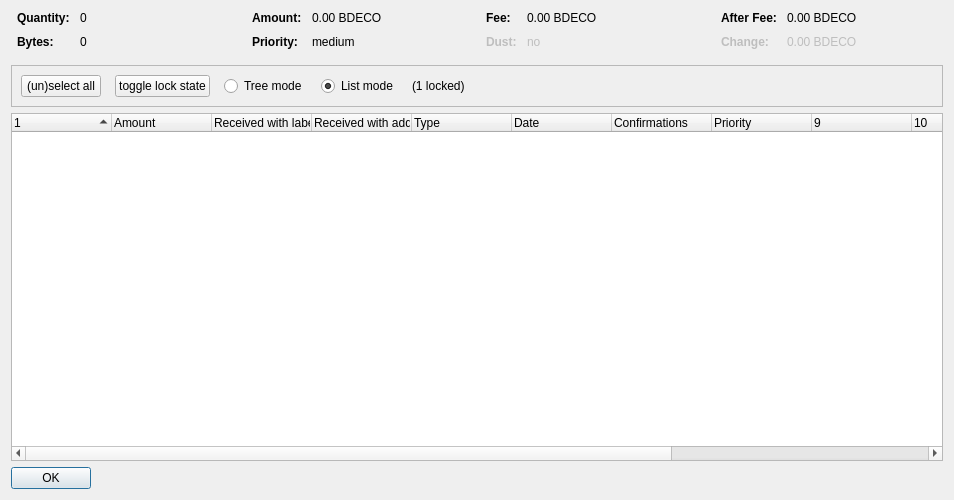
<?xml version="1.0" encoding="UTF-8"?>
<ui version="4.0">
 <class>CoinControlDialog</class>
 <widget class="QDialog" name="CoinControlDialog">
  <property name="geometry">
   <rect>
    <x>0</x>
    <y>0</y>
    <width>954</width>
    <height>500</height>
   </rect>
  </property>
  <property name="windowTitle">
   <string>Coin Selection</string>
  </property>
  <layout class="QVBoxLayout" name="verticalLayout">
   <item>
    <layout class="QHBoxLayout" name="horizontalLayoutTop" stretch="0,0,0,0">
     <property name="topMargin">
      <number>0</number>
     </property>
     <property name="bottomMargin">
      <number>10</number>
     </property>
     <item>
      <layout class="QFormLayout" name="formLayoutCoinControl1">
       <property name="horizontalSpacing">
        <number>10</number>
       </property>
       <property name="verticalSpacing">
        <number>10</number>
       </property>
       <property name="leftMargin">
        <number>6</number>
       </property>
       <property name="rightMargin">
        <number>6</number>
       </property>
       <item row="0" column="0">
        <widget class="QLabel" name="labelCoinControlQuantityText">
         <property name="font">
          <font>
           <weight>75</weight>
           <bold>true</bold>
          </font>
         </property>
         <property name="text">
          <string>Quantity:</string>
         </property>
        </widget>
       </item>
       <item row="0" column="1">
        <widget class="QLabel" name="labelCoinControlQuantity">
         <property name="cursor">
          <cursorShape>IBeamCursor</cursorShape>
         </property>
         <property name="contextMenuPolicy">
          <enum>Qt::ActionsContextMenu</enum>
         </property>
         <property name="text">
          <string notr="true">0</string>
         </property>
         <property name="textInteractionFlags">
          <set>Qt::LinksAccessibleByMouse|Qt::TextSelectableByKeyboard|Qt::TextSelectableByMouse</set>
         </property>
        </widget>
       </item>
       <item row="1" column="0">
        <widget class="QLabel" name="labelCoinControlBytesText">
         <property name="font">
          <font>
           <weight>75</weight>
           <bold>true</bold>
          </font>
         </property>
         <property name="text">
          <string>Bytes:</string>
         </property>
        </widget>
       </item>
       <item row="1" column="1">
        <widget class="QLabel" name="labelCoinControlBytes">
         <property name="cursor">
          <cursorShape>IBeamCursor</cursorShape>
         </property>
         <property name="contextMenuPolicy">
          <enum>Qt::ActionsContextMenu</enum>
         </property>
         <property name="text">
          <string notr="true">0</string>
         </property>
         <property name="textInteractionFlags">
          <set>Qt::LinksAccessibleByMouse|Qt::TextSelectableByKeyboard|Qt::TextSelectableByMouse</set>
         </property>
        </widget>
       </item>
      </layout>
     </item>
     <item>
      <layout class="QFormLayout" name="formLayoutCoinControl2">
       <property name="horizontalSpacing">
        <number>10</number>
       </property>
       <property name="verticalSpacing">
        <number>10</number>
       </property>
       <property name="leftMargin">
        <number>6</number>
       </property>
       <property name="rightMargin">
        <number>6</number>
       </property>
       <item row="0" column="0">
        <widget class="QLabel" name="labelCoinControlAmountText">
         <property name="font">
          <font>
           <weight>75</weight>
           <bold>true</bold>
          </font>
         </property>
         <property name="text">
          <string>Amount:</string>
         </property>
        </widget>
       </item>
       <item row="0" column="1">
        <widget class="QLabel" name="labelCoinControlAmount">
         <property name="cursor">
          <cursorShape>IBeamCursor</cursorShape>
         </property>
         <property name="contextMenuPolicy">
          <enum>Qt::ActionsContextMenu</enum>
         </property>
         <property name="text">
          <string notr="true">0.00 BDECO</string>
         </property>
         <property name="textInteractionFlags">
          <set>Qt::LinksAccessibleByMouse|Qt::TextSelectableByKeyboard|Qt::TextSelectableByMouse</set>
         </property>
        </widget>
       </item>
       <item row="1" column="0">
        <widget class="QLabel" name="labelCoinControlPriorityText">
         <property name="font">
          <font>
           <weight>75</weight>
           <bold>true</bold>
          </font>
         </property>
         <property name="text">
          <string>Priority:</string>
         </property>
        </widget>
       </item>
       <item row="1" column="1">
        <widget class="QLabel" name="labelCoinControlPriority">
         <property name="cursor">
          <cursorShape>IBeamCursor</cursorShape>
         </property>
         <property name="contextMenuPolicy">
          <enum>Qt::ActionsContextMenu</enum>
         </property>
         <property name="text">
          <string>medium</string>
         </property>
         <property name="textInteractionFlags">
          <set>Qt::LinksAccessibleByMouse|Qt::TextSelectableByKeyboard|Qt::TextSelectableByMouse</set>
         </property>
        </widget>
       </item>
      </layout>
     </item>
     <item>
      <layout class="QFormLayout" name="formLayoutCoinControl3">
       <property name="horizontalSpacing">
        <number>10</number>
       </property>
       <property name="verticalSpacing">
        <number>10</number>
       </property>
       <property name="leftMargin">
        <number>6</number>
       </property>
       <property name="rightMargin">
        <number>6</number>
       </property>
       <item row="0" column="0">
        <widget class="QLabel" name="labelCoinControlFeeText">
         <property name="font">
          <font>
           <weight>75</weight>
           <bold>true</bold>
          </font>
         </property>
         <property name="text">
          <string>Fee:</string>
         </property>
        </widget>
       </item>
       <item row="0" column="1">
        <widget class="QLabel" name="labelCoinControlFee">
         <property name="cursor">
          <cursorShape>IBeamCursor</cursorShape>
         </property>
         <property name="contextMenuPolicy">
          <enum>Qt::ActionsContextMenu</enum>
         </property>
         <property name="text">
          <string notr="true">0.00 BDECO</string>
         </property>
         <property name="textInteractionFlags">
          <set>Qt::LinksAccessibleByMouse|Qt::TextSelectableByKeyboard|Qt::TextSelectableByMouse</set>
         </property>
        </widget>
       </item>
       <item row="1" column="0">
        <widget class="QLabel" name="labelCoinControlLowOutputText">
         <property name="enabled">
          <bool>false</bool>
         </property>
         <property name="font">
          <font>
           <weight>75</weight>
           <bold>true</bold>
          </font>
         </property>
         <property name="text">
          <string>Dust:</string>
         </property>
        </widget>
       </item>
       <item row="1" column="1">
        <widget class="QLabel" name="labelCoinControlLowOutput">
         <property name="enabled">
          <bool>false</bool>
         </property>
         <property name="cursor">
          <cursorShape>IBeamCursor</cursorShape>
         </property>
         <property name="contextMenuPolicy">
          <enum>Qt::ActionsContextMenu</enum>
         </property>
         <property name="text">
          <string>no</string>
         </property>
         <property name="textInteractionFlags">
          <set>Qt::LinksAccessibleByMouse|Qt::TextSelectableByKeyboard|Qt::TextSelectableByMouse</set>
         </property>
        </widget>
       </item>
      </layout>
     </item>
     <item>
      <layout class="QFormLayout" name="formLayoutCoinControl4">
       <property name="horizontalSpacing">
        <number>10</number>
       </property>
       <property name="verticalSpacing">
        <number>10</number>
       </property>
       <property name="leftMargin">
        <number>6</number>
       </property>
       <property name="rightMargin">
        <number>6</number>
       </property>
       <item row="0" column="0">
        <widget class="QLabel" name="labelCoinControlAfterFeeText">
         <property name="font">
          <font>
           <weight>75</weight>
           <bold>true</bold>
          </font>
         </property>
         <property name="text">
          <string>After Fee:</string>
         </property>
        </widget>
       </item>
       <item row="0" column="1">
        <widget class="QLabel" name="labelCoinControlAfterFee">
         <property name="cursor">
          <cursorShape>IBeamCursor</cursorShape>
         </property>
         <property name="contextMenuPolicy">
          <enum>Qt::ActionsContextMenu</enum>
         </property>
         <property name="text">
          <string notr="true">0.00 BDECO</string>
         </property>
         <property name="textInteractionFlags">
          <set>Qt::LinksAccessibleByMouse|Qt::TextSelectableByKeyboard|Qt::TextSelectableByMouse</set>
         </property>
        </widget>
       </item>
       <item row="1" column="0">
        <widget class="QLabel" name="labelCoinControlChangeText">
         <property name="enabled">
          <bool>false</bool>
         </property>
         <property name="font">
          <font>
           <weight>75</weight>
           <bold>true</bold>
          </font>
         </property>
         <property name="text">
          <string>Change:</string>
         </property>
        </widget>
       </item>
       <item row="1" column="1">
        <widget class="QLabel" name="labelCoinControlChange">
         <property name="enabled">
          <bool>false</bool>
         </property>
         <property name="cursor">
          <cursorShape>IBeamCursor</cursorShape>
         </property>
         <property name="contextMenuPolicy">
          <enum>Qt::ActionsContextMenu</enum>
         </property>
         <property name="text">
          <string notr="true">0.00 BDECO</string>
         </property>
         <property name="textInteractionFlags">
          <set>Qt::LinksAccessibleByMouse|Qt::TextSelectableByKeyboard|Qt::TextSelectableByMouse</set>
         </property>
        </widget>
       </item>
      </layout>
     </item>
    </layout>
   </item>
   <item>
    <widget class="QFrame" name="frame">
     <property name="minimumSize">
      <size>
       <width>0</width>
       <height>40</height>
      </size>
     </property>
     <property name="frameShape">
      <enum>QFrame::StyledPanel</enum>
     </property>
     <property name="frameShadow">
      <enum>QFrame::Sunken</enum>
     </property>
     <layout class="QHBoxLayout" name="horizontalLayout">
      <item>
       <layout class="QHBoxLayout" name="horizontalLayoutPanel" stretch="0,0,0,0,0,0">
        <property name="spacing">
         <number>14</number>
        </property>
        <item>
         <widget class="QPushButton" name="pushButtonSelectAll">
          <property name="sizePolicy">
           <sizepolicy hsizetype="Maximum" vsizetype="Fixed">
            <horstretch>0</horstretch>
            <verstretch>0</verstretch>
           </sizepolicy>
          </property>
          <property name="text">
           <string>(un)select all</string>
          </property>
          <property name="autoDefault">
           <bool>false</bool>
          </property>
         </widget>
        </item>
        <item>
         <widget class="QPushButton" name="pushButtonToggleLock">
          <property name="sizePolicy">
           <sizepolicy hsizetype="Maximum" vsizetype="Fixed">
            <horstretch>0</horstretch>
            <verstretch>0</verstretch>
           </sizepolicy>
          </property>
          <property name="text">
           <string>toggle lock state</string>
          </property>
          <property name="autoDefault">
           <bool>false</bool>
          </property>
         </widget>
        </item>
        <item>
         <widget class="QRadioButton" name="radioTreeMode">
          <property name="sizePolicy">
           <sizepolicy hsizetype="Maximum" vsizetype="Fixed">
            <horstretch>0</horstretch>
            <verstretch>0</verstretch>
           </sizepolicy>
          </property>
          <property name="text">
           <string>Tree mode</string>
          </property>
         </widget>
        </item>
        <item>
         <widget class="QRadioButton" name="radioListMode">
          <property name="sizePolicy">
           <sizepolicy hsizetype="Maximum" vsizetype="Fixed">
            <horstretch>0</horstretch>
            <verstretch>0</verstretch>
           </sizepolicy>
          </property>
          <property name="text">
           <string>List mode</string>
          </property>
          <property name="checked">
           <bool>true</bool>
          </property>
         </widget>
        </item>
        <item>
         <widget class="QLabel" name="labelLocked">
          <property name="text">
           <string>(1 locked)</string>
          </property>
         </widget>
        </item>
        <item>
         <spacer name="horizontalSpacer">
          <property name="orientation">
           <enum>Qt::Horizontal</enum>
          </property>
          <property name="sizeHint" stdset="0">
           <size>
            <width>40</width>
            <height>20</height>
           </size>
          </property>
         </spacer>
        </item>
       </layout>
      </item>
     </layout>
    </widget>
   </item>
   <item>
    <widget class="CoinControlTreeWidget" name="treeWidget">
     <property name="contextMenuPolicy">
      <enum>Qt::CustomContextMenu</enum>
     </property>
     <property name="sortingEnabled">
      <bool>false</bool>
     </property>
     <property name="columnCount">
      <number>13</number>
     </property>
     <attribute name="headerShowSortIndicator" stdset="0">
      <bool>true</bool>
     </attribute>
     <attribute name="headerStretchLastSection">
      <bool>false</bool>
     </attribute>
     <column>
      <property name="text">
       <string/>
      </property>
     </column>
     <column>
      <property name="text">
       <string>Amount</string>
      </property>
     </column>
     <column>
      <property name="text">
       <string>Received with label</string>
      </property>
     </column>
     <column>
      <property name="text">
       <string>Received with address</string>
      </property>
     </column>
     <column>
      <property name="text">
       <string>Type</string>
      </property>
     </column>
     <column>
      <property name="text">
       <string>Date</string>
      </property>
     </column>
     <column>
      <property name="text">
       <string>Confirmations</string>
      </property>
      <property name="toolTip">
       <string>Confirmed</string>
      </property>
     </column>
     <column>
      <property name="text">
       <string>Priority</string>
      </property>
     </column>
     <column>
      <property name="text">
       <string/>
      </property>
     </column>
     <column>
      <property name="text">
       <string/>
      </property>
     </column>
     <column>
      <property name="text">
       <string/>
      </property>
     </column>
     <column>
      <property name="text">
       <string/>
      </property>
     </column>
     <column>
      <property name="text">
       <string/>
      </property>
     </column>
    </widget>
   </item>
   <item>
    <widget class="QDialogButtonBox" name="buttonBox">
     <property name="sizePolicy">
      <sizepolicy hsizetype="Maximum" vsizetype="Fixed">
       <horstretch>0</horstretch>
       <verstretch>0</verstretch>
      </sizepolicy>
     </property>
     <property name="orientation">
      <enum>Qt::Horizontal</enum>
     </property>
     <property name="standardButtons">
      <set>QDialogButtonBox::Ok</set>
     </property>
    </widget>
   </item>
  </layout>
 </widget>
 <customwidgets>
  <customwidget>
   <class>CoinControlTreeWidget</class>
   <extends>QTreeWidget</extends>
   <header>coincontroltreewidget.h</header>
  </customwidget>
 </customwidgets>
 <resources/>
 <connections/>
</ui>
